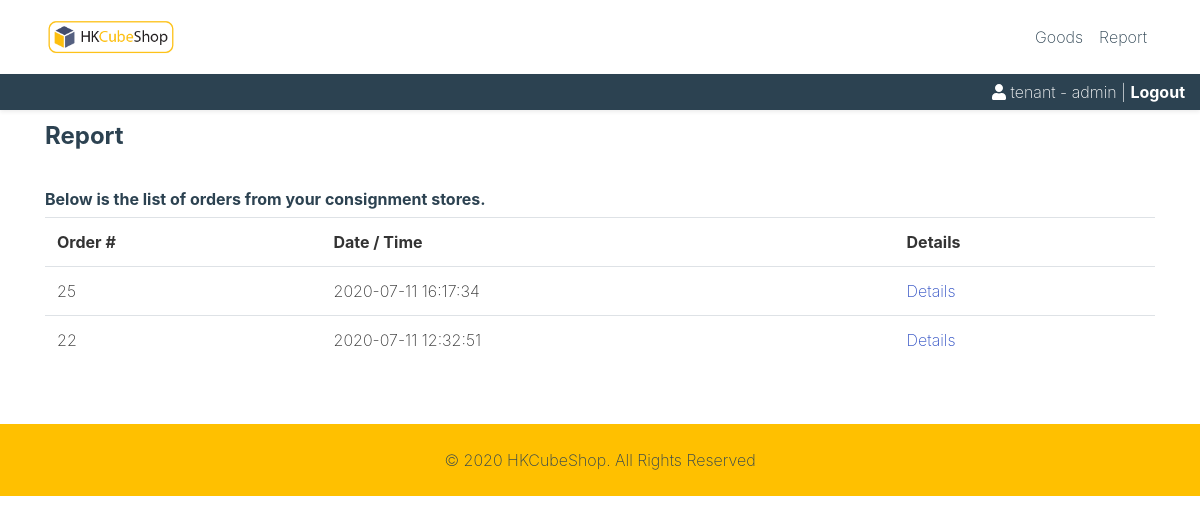
Screenshot of /list-report.php (signed in) with the database file from the repository.
### tables this page shows
CREATE TABLE `Orders` (
  `orderID` int(10) NOT NULL AUTO_INCREMENT,
  `customerEmail` varchar(50) NOT NULL,
  `consignmentStoreID` int(10) NOT NULL,
  `shopID` int(6) NOT NULL,
  `orderDateTime` datetime DEFAULT CURRENT_TIMESTAMP,
  `status` int(1) NOT NULL COMMENT 'The orders should include 3 statuses:  \n1.     “Delivery”: The parts are delivering to shop  \n2.     “Awaiting”: Goods are ready for pick up  \n3.     “Completed”: The goods has been picked up from customer  ',
  `totalPrice` decimal(10,1) NOT NULL,
  PRIMARY KEY (`orderID`),
  KEY `FKOrders837071` (`customerEmail`),
  KEY `FKOrders959018` (`consignmentStoreID`,`shopID`),
  CONSTRAINT `FKOrders959018` FOREIGN KEY (`consignmentStoreID`, `shopID`) REFERENCES `ConsignmentStore_Shop` (`consignmentStoreID`, `shopID`),
  CONSTRAINT `orders_ibfk_1` FOREIGN KEY (`customerEmail`) REFERENCES `Customer` (`customerEmail`) ON DELETE CASCADE
);

### list-report.php (the view, shortened to what this page needs)
<?php
include 'inc/header.php';
$qs = "select * from orders
inner join consignmentStore on orders.consignmentStoreID = consignmentstore.consignmentstoreID
where tenantID = '$_SESSION[tenantID]' order by orderID desc;";
$query = mysqli_query($conn, $qs) or die(mysqli_error($conn));
?>
<div class="container">
	<div class="row">
		<div class="col-12 my-2">
			<h4 class="text-secondary">Report</h4>
		</div>
	</div>
</div>
<div class="container">
	<div class="row">
		<div class="col-12 my-2">
			<span class="text-secondary font-weight-bold">Below is the list of orders from your consignment stores.</span>
			<table class="table mt-1">
				<tr>
					<th>Order #</th>
					<th>Date / Time</th>
					<th>Details</th>
				</tr>
				<?php
				if (mysqli_num_rows($query) > 0 ){
					while ($result = mysqli_fetch_assoc($query)){
						print("
						<tr>
						<td>$result[orderID]</td>
						<td>$result[orderDateTime]</td>
						<td><a href='view-report.php?orderID=$result[orderID]'>Details</a></td>
						</tr>
						");
					}
				} else {
					print("
					<tr>
					<td> Not found </td>
					</tr>
					");
				}
				?>
			</table>
		</div>
	</div>
</div>
<?php
include 'inc/footer.php';
?>

### css/custom.css (style rules this page uses)
.bg-secondary a { color: #F1D92F; }
h1, h2, h3, h4, h5, h6 { font-weight: bold; }

### rows the page displays
orders: orderID "25", orderDateTime "2020-07-11 16:17:34"
orders: orderID "22", orderDateTime "2020-07-11 12:32:51"
